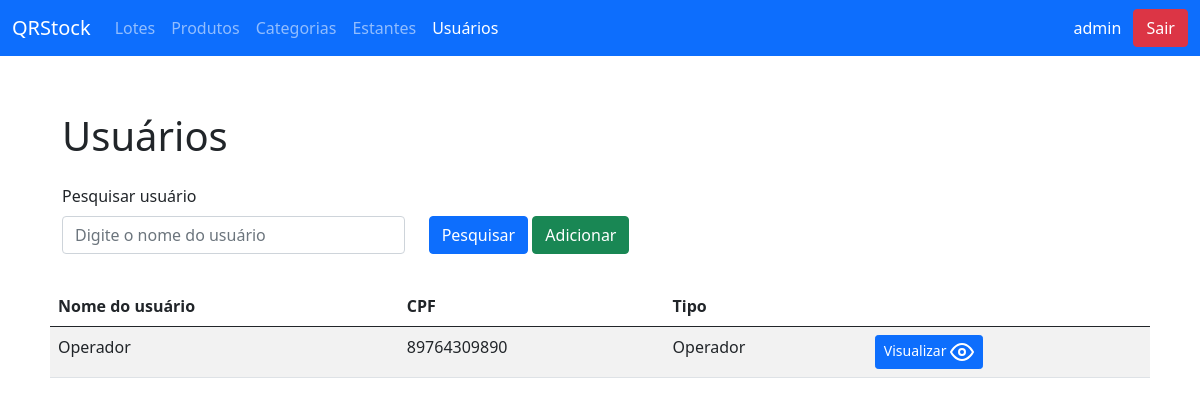
Before: /users/ (signed in) with the older database file.
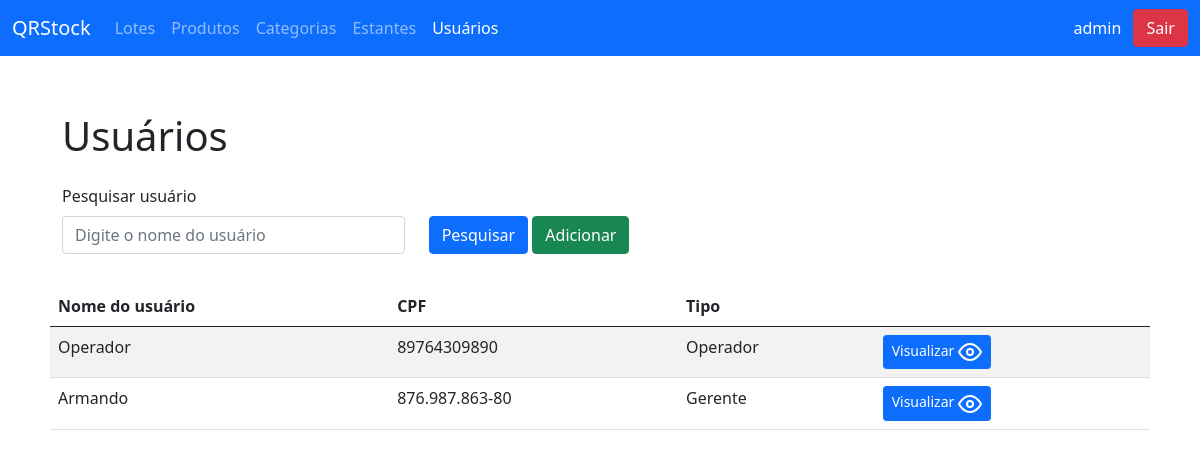
After: the same page with the newer database file.
### QRcodeStock/models.py (models this page shows, shortened)
class Usuario(models.Model):
    class TipoDeUsuario(models.TextChoices):
        OPERADOR = 'OP', _('Operador')
        GERENTE = 'GER', _('Gerente')
    nome = models.CharField(max_length=50)
    email = models.CharField(max_length=50)
    telefone = models.CharField(max_length=20)
    data_nascimento = models.DateField(blank=True, null=True)
    cpf = models.CharField(max_length=15)
    tipo = models.CharField(
        max_length=3,
        choices=TipoDeUsuario.choices,
        default=TipoDeUsuario.OPERADOR,
    )
    senha = models.CharField(max_length=20)
    class Meta:
        verbose_name = 'Usuário'
        verbose_name_plural = 'Usuários'

### QRcodeStock/views.py (the view)
# urls.py: path('users/', list_users, name='url_list_users'),
@login_required
def list_users(request):
    if request.POST:
        if request.POST['filter']:
            users = Usuario.objects.filter(nome=request.POST['filter'])
        else:
            users = Usuario.objects.all()
    else:
        users = Usuario.objects.all()
    context = {'titulo': 'QRStock - Lista de usuários', 'users': users}
    return render(request, 'listagem/usuarios.html', context)

### QRcodeStock/templates/listagem/usuarios.html (shortened to what this page needs)
{% extends 'base.html' %}
{% block conteudo %}
  <div class="container-md" style="margin: 56px auto 32px; padding: 0 32px;">
    <div class="row">
      <div class="col-md-12">
        <h1>Usuários</h1>
      </div>
    </div>
    <form method="post" class="row" style="margin-top: 16px;">
      <div class="col-md-4">
        <label for="pesquisa" class="form-label">Pesquisar usuário</label>
        <input type="text" class="form-control" id="pesquisa" name="filter"
               placeholder="Digite o nome do usuário">
      </div>
      <div class="col-md-4 d-flex align-items-end">
        <button
          type="submit"
          class="btn btn-primary"
          id="pesquisar-produto"
        >
          Pesquisar
        </button>
          <a href="/add_user/">
          <button
                type="button"
                class="btn btn-success"
            >
          Adicionar
          </button>
              </a>
      </div>
    </form>
    <div class="row" style="margin-top: 32px;">
      <table class="table table-striped">
        <thead>
          <th>Nome do usuário</th>
          <th>CPF</th>
          <th>Tipo</th>
          <th></th>
        </thead>
        <tbody>
          {% for user in users %}
              <tr>
                <td>{{ user.nome }}</td>
                <td>{{ user.cpf }}</td>
                  {% if user.tipo == 'OP' %}
                      <td>Operador</td>
                  {% elif user.tipo == 'GER' %}
                      <td>Gerente</td>
                  {% else %}
                      <td>Desconhecido</td>
                  {% endif %}
                <td>
                  <a href="{% url 'url_show_user' user.id %}" class="btn btn-primary btn-sm">
                    Visualizar <i style="font-size: 12px;" data-feather="eye"></i>
                  </a>
                </td>
              </tr>
         {% endfor %}
        </tbody>
      </table>
    </div>
  </div>
{% endblock %}

Changed rows visible on the page:
added Usuario: nome "Armando", cpf "876.987.863-80", tipo "Gerente"
